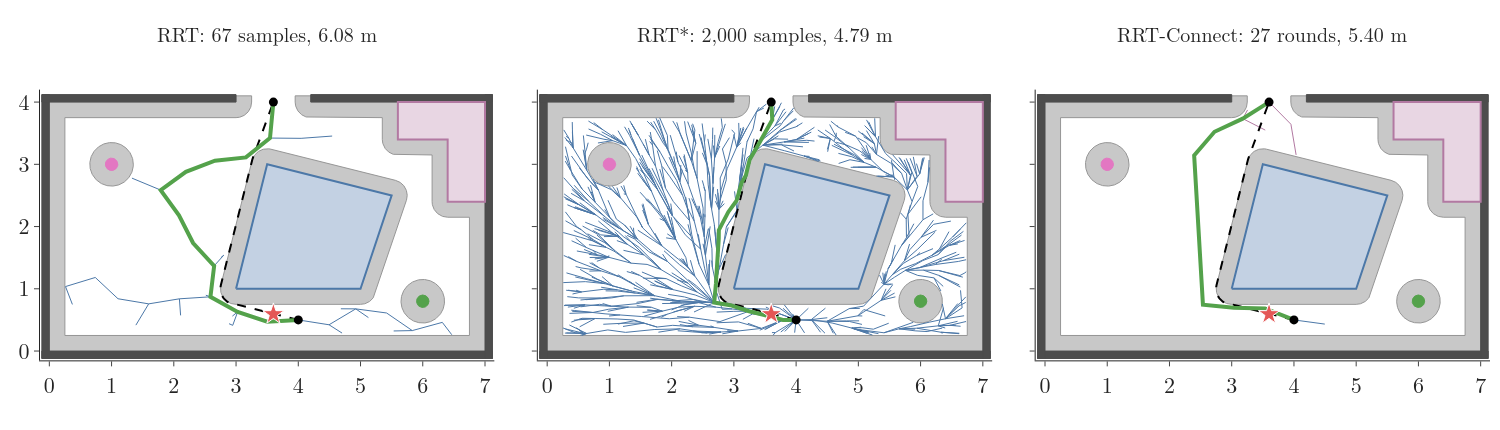

The Python source for this figure:
"""Still: the problem and the three planners of this Note side by side, on the disk robot's C-space of the room (light
grey: obstacles grown by 0.25 m). Red star: (3.60, 0.59), where gradient descent on the potential field stopped. Black
dashed: the shortest route from under the table (4.0, 0.5) to the doorway centre, 4.55 m. Left: RRT, 67 samples, route
6.08 m (seed 22). Middle: RRT* after 2,000 samples, 4.79 m (seed 3). Right: RRT-Connect, 27 rounds, 5.40 m (seed 38).
Run -> overview.png (and overview.html)"""
from pathlib import Path

import numpy as np
import plotly.graph_objects as go
from plotly.subplots import make_subplots

import rrt
import rrtdraw as rd
from gifkit import FONT, GREEN, PURPLE, RED

here = Path(__file__).parent
a = rrt.rrt(np.random.default_rng(22))
b = rrt.rrt_star(np.random.default_rng(3), n_max=2000)
cc = rrt.rrt_connect(np.random.default_rng(38))
Pa = rrt.path_from(a["nodes"], a["parent"], a["goal"])
Pb = rrt.path_from(b["nodes"], b["parent"], b["goal"])
Pc = rrt.connect_path(cc)
L_star, P_star = rrt.shortest_route()
assert [round(rrt.length(P), 2) for P in (Pa, Pb, Pc)] == [6.08, 4.79, 5.40] and round(L_star, 2) == 4.55
fig = make_subplots(rows=1, cols=3, horizontal_spacing=0.03,
                    subplot_titles=("RRT: 67 samples, 6.08 m", "RRT*: 2,000 samples, 4.79 m", "RRT-Connect: 27 rounds, 5.40 m"))
trees = [[(a["nodes"], a["parent"], rd.TREE)], [(b["nodes"], b["parent"], rd.TREE)],
         [(np.array(cc["Ts"][0]), cc["Ts"][1], rd.TREE), (np.array(cc["Tg"][0]), cc["Tg"][1], PURPLE)]]
for col, (P, ts) in enumerate(zip((Pa, Pb, Pc), trees), start=1):
    rd.base(fig, row=1, col=col)
    for N, par, colr in ts:
        fig.add_trace(rd.tree_trace(N, par, color=colr, width=1), row=1, col=col)
    fig.add_trace(go.Scatter(x=P_star[:, 0], y=P_star[:, 1], mode="lines", line=dict(color="black", width=2, dash="dash")),
                  row=1, col=col)
    fig.add_trace(go.Scatter(x=P[:, 0], y=P[:, 1], mode="lines", line=dict(color=GREEN, width=4)), row=1, col=col)
    fig.add_trace(go.Scatter(x=[3.6], y=[0.593], mode="markers", marker=dict(symbol="star", size=16, color=RED,
                                                                           line=dict(color="white", width=1))), row=1, col=col)
    fig.add_trace(go.Scatter(x=[rrt.START[0], rrt.GOAL[0]], y=[rrt.START[1], rrt.GOAL[1]], mode="markers",
                             marker=dict(size=9, color="black")), row=1, col=col)
    fig.update_xaxes(range=[-0.15, 7.15], dtick=1, showgrid=False, constrain="domain", row=1, col=col)
    fig.update_yaxes(range=[-0.15, 4.2], dtick=1, showgrid=False, scaleanchor="x" if col == 1 else f"x{col}",
                     constrain="domain", row=1, col=col, showticklabels=col == 1)
fig.update_annotations(font=dict(size=20))
fig.update_layout(template="simple_white", width=1500, height=430, font=FONT, showlegend=False,
                  margin=dict(l=40, r=10, t=50, b=30))
fig.write_image(here / "overview.png", scale=1)
